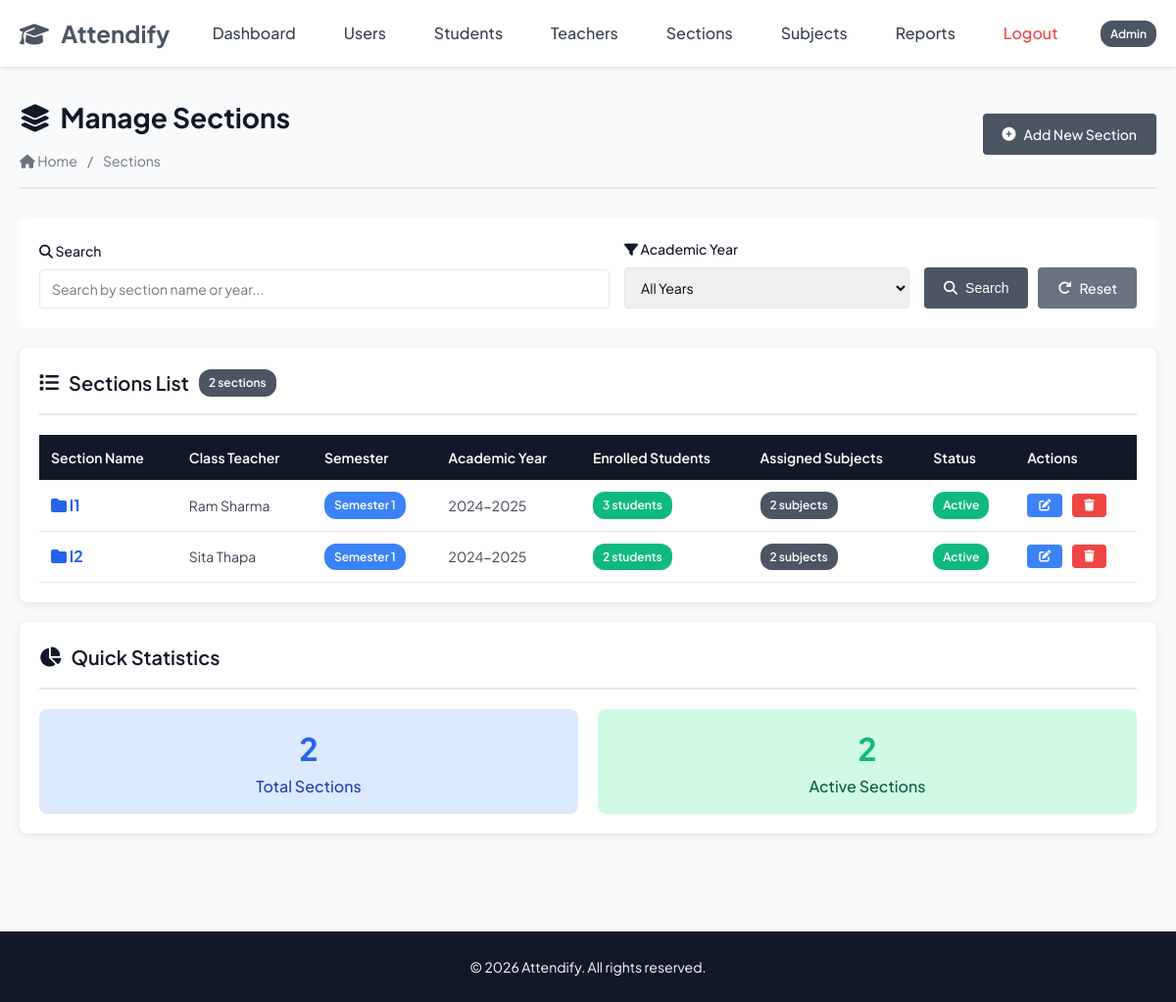
/admin/list_sections.php (signed in), run on the app's committed database.
### tables this page shows
CREATE TABLE `sections` (
  `section_id` int(11) NOT NULL AUTO_INCREMENT,
  `teacher_id` int(11) DEFAULT NULL,
  `section_name` varchar(10) NOT NULL,
  `semester` int(11) NOT NULL,
  `academic_year` varchar(9) NOT NULL,
  `total_students` int(11) DEFAULT 0,
  `is_active` tinyint(1) DEFAULT 1,
  PRIMARY KEY (`section_id`),
  UNIQUE KEY `section_name` (`section_name`),
  KEY `teacher_id` (`teacher_id`),
  KEY `idx_section_name` (`section_name`),
  KEY `idx_academic_year` (`academic_year`),
  KEY `idx_active_sections` (`is_active`),
  CONSTRAINT `sections_ibfk_1` FOREIGN KEY (`teacher_id`) REFERENCES `teachers` (`teacher_id`) ON DELETE SET NULL ON UPDATE CASCADE
);

### config.php (called while the page is built, shortened)
<?php
function e($string) {
    return htmlspecialchars($string, ENT_QUOTES, 'UTF-8');
}
function get($key, $default = '') {
    return isset($_GET[$key]) ? $_GET[$key] : $default;
}
?>

### admin/list_sections.php (the view, shortened to what this page needs)
<?php
require_once '../config.php';
$search = get('search', '');
$sql = "SELECT
    s.section_id,
    s.section_name,
    s.semester,
    s.academic_year,
    s.total_students,
    s.is_active,
    CONCAT(t.first_name, ' ', t.last_name) as teacher_name,
    t.teacher_id,
    COUNT(DISTINCT e.enrollment_id) as enrolled_students,
    COUNT(DISTINCT ss.section_subject_id) as assigned_subjects
FROM SECTIONS s
LEFT JOIN TEACHERS t ON s.teacher_id = t.teacher_id
LEFT JOIN ENROLLMENTS e ON s.section_id = e.section_id AND e.status = 'active'
LEFT JOIN SECTION_SUBJECTS ss ON s.section_id = ss.section_id
WHERE 1=1";
$sql .= " GROUP BY s.section_id ORDER BY s.academic_year DESC, s.section_name ASC";
$stmt = $conn->prepare($sql);
$stmt->execute();
$result = $stmt->get_result();
include '../includes/header.php';
?>
<div class="page-header">
    <div>
        <h1><i class="fas fa-layer-group"></i> Manage Sections</h1>
        <div class="breadcrumb">
            <a href="dashboard.php"><i class="fas fa-home"></i> Home</a>
            <span>/</span>
            <span>Sections</span>
        </div>
    </div>
    <div>
        <a href="add_section.php" class="btn btn-primary">
            <i class="fas fa-plus-circle"></i> Add New Section
        </a>
    </div>
</div>
<div class="search-filter-section">
    <form method="GET" action="" style="display: flex; gap: 15px; width: 100%; align-items: end; flex-wrap: wrap;">
        <div class="form-group" style="flex: 2; margin-bottom: 0; min-width: 250px;">
            <label for="search"><i class="fas fa-search"></i> Search</label>
            <input
                type="text"
                id="search"
                name="search"
                placeholder="Search by section name or year..."
                value="<?php echo htmlspecialchars($search); ?>"
            >
        </div>
        <div class="form-group" style="flex: 1; margin-bottom: 0; min-width: 200px;">
            <label for="filter_year"><i class="fas fa-filter"></i> Academic Year</label>
            <select id="filter_year" name="filter_year">
                <option value="">All Years</option>
            </select>
        </div>
        <div style="display: flex; gap: 10px;">
            <button type="submit" class="btn btn-primary">
                <i class="fas fa-search"></i> Search
            </button>
            <a href="list_sections.php" class="btn btn-secondary">
                <i class="fas fa-redo"></i> Reset
            </a>
        </div>
    </form>
</div>
<div class="card">
    <div class="card-header">
        <h2 class="card-title">
            <i class="fas fa-list"></i> Sections List
            <span class="badge badge-primary"><?php echo $result->num_rows; ?> sections</span>
        </h2>
    </div>
    <div class="card-body">
        <?php if ($result->num_rows > 0): ?>
            <div class="table-responsive">
                <table>
                    <thead>
                        <tr>
                            <th>Section Name</th>
                            <th>Class Teacher</th>
                            <th>Semester</th>
                            <th>Academic Year</th>
                            <th>Enrolled Students</th>
                            <th>Assigned Subjects</th>
                            <th>Status</th>
                            <th>Actions</th>
                        </tr>
                    </thead>
                    <tbody>
                        <?php while ($section = $result->fetch_assoc()): ?>
                            <tr>
                                <td>
                                    <strong style="font-size: 16px; color: #2563eb;">
                                        <i class="fas fa-folder"></i> <?php echo e($section['section_name']); ?>
                                    </strong>
                                </td>
                                <td>
                                    <?php if ($section['teacher_name']): ?>
                                        <?php echo e($section['teacher_name']); ?>
                                    <?php else: ?>
                                        <span class="text-muted">Not assigned</span>
                                    <?php endif; ?>
                                </td>
                                <td><span class="badge badge-info">Semester <?php echo $section['semester']; ?></span></td>
                                <td><?php echo e($section['academic_year']); ?></td>
                                <td>
                                    <span class="badge badge-success">
                                        <?php echo $section['enrolled_students']; ?> students
                                    </span>
                                </td>
                                <td>
                                    <span class="badge badge-primary">
                                        <?php echo $section['assigned_subjects']; ?> subjects
                                    </span>
                                </td>
                                <td>
                                    <?php if ($section['is_active']): ?>
                                        <span class="badge badge-success">Active</span>
                                    <?php else: ?>
                                        <span class="badge badge-secondary">Inactive</span>
                                    <?php endif; ?>
                                </td>
                                <td>
                                    <div class="btn-group">
                                        <a href="edit_section.php?id=<?php echo $section['section_id']; ?>"
                                           class="btn btn-sm btn-info"
                                           title="Edit Section">
                                            <i class="fas fa-edit"></i>
                                        </a>
                                        <a href="delete_section.php?id=<?php echo $section['section_id']; ?>"
                                           class="btn btn-sm btn-danger"
                                           title="Delete Section"
                                           onclick="return confirm('Are you sure you want to delete this section?');">
                                            <i class="fas fa-trash"></i>
                                        </a>
                                    </div>
                                </td>
                            </tr>
                        <?php endwhile; ?>
                    </tbody>
                </table>
            </div>
        <?php endif; ?>
    </div>
</div>
<?php
$stats_sql = "SELECT
    COUNT(*) as total,
    SUM(CASE WHEN is_active = 1 THEN 1 ELSE 0 END) as active_count,
    SUM(total_students) as total_enrolled
FROM SECTIONS";
$stats_result = $conn->query($stats_sql);
$stats = $stats_result->fetch_assoc();
?>
<div class="card" style="margin-top: 20px;">
    <div class="card-header">
        <h2 class="card-title"><i class="fas fa-chart-pie"></i> Quick Statistics</h2>
    </div>
    <div class="card-body">
        <div style="display: grid; grid-template-columns: repeat(auto-fit, minmax(200px, 1fr)); gap: 20px;">
            <div style="text-align: center; padding: 15px; background-color: #dbeafe; border-radius: 8px;">
                <div style="font-size: 32px; font-weight: bold; color: #2563eb;"><?php echo $stats['total']; ?></div>
                <div style="color: #1e40af; font-weight: 500;">Total Sections</div>
            </div>
            <div style="text-align: center; padding: 15px; background-color: #d1fae5; border-radius: 8px;">
                <div style="font-size: 32px; font-weight: bold; color: #10b981;"><?php echo $stats['active_count']; ?></div>
                <div style="color: #065f46; font-weight: 500;">Active Sections</div>
            </div>
        </div>
    </div>
</div>
<?php
include '../includes/footer.php';
?>

### css/styles.css (style rules this page uses)
* { margin: 0; padding: 0; box-sizing: border-box; }
:root { --primary-color: #4b5563; --secondary-color: #6366f1; --danger-color: #ef4444; --warning-color: #f59e0b; --info-color: #3b82f6; --dark-color: #111827; --light-color: #f9fafb; --white-color: #ffffff; --border-color: #e5e7eb; --text-color: #374151; --text-muted: #6b7280; --success-color: #10b981; }
body { font-family: 'Plus Jakarta Sans', sans-serif; font-size: 16px; line-height: 1.6; color: var(--text-color); background-color: var(--light-color); }
a { text-decoration: none; color: var(--primary-color); transition: color 0.3s ease; }
.card { background-color: var(--white-color); border-radius: 8px; box-shadow: 0 2px 8px rgba(0, 0, 0, 0.1); padding: 20px; margin-bottom: 20px; }
.card-header { border-bottom: 2px solid var(--border-color); padding-bottom: 15px; margin-bottom: 20px; }
.card-title { font-size: 20px; font-weight: 600; color: var(--dark-color); display: flex; align-items: center; gap: 10px; }
.card-body { padding: 0; }
.table-responsive { overflow-x: auto; margin-top: 20px; }
table { width: 100%; border-collapse: collapse; background-color: var(--white-color); }
table thead { background-color: var(--dark-color); color: var(--white-color); }
table thead th { padding: 12px; text-align: left; font-weight: 600; font-size: 14px; }
table tbody tr { border-bottom: 1px solid var(--border-color); transition: background-color 0.2s ease; }
table tbody td { padding: 12px; font-size: 14px; }
table tbody td:last-child { text-align: right; }
.form-group { margin-bottom: 20px; }
label { display: block; margin-bottom: 8px; font-weight: 500; color: var(--dark-color); font-size: 14px; }
input[type="text"], input[type="email"], input[type="password"], input[type="number"], input[type="date"], input[type="time"], input[type="tel"], select, textarea { width: 100%; padding: 10px 12px; border: 1px solid var(--border-color); border-radius: 4px; font-size: 14px; font-family: inherit; transition: all 0.3s ease; }
.btn { display: inline-flex; align-items: center; gap: 8px; padding: 10px 20px; border: none; border-radius: 4px; font-size: 14px; font-weight: 500; cursor: pointer; text-decoration: none; }
.btn-primary { background-color: var(--primary-color); color: var(--white-color); }
.btn-danger { background-color: var(--danger-color); color: var(--white-color); }
.btn-info { background-color: var(--info-color); color: var(--white-color); }
.btn-secondary { background-color: #6b7280; color: var(--white-color); }
.btn-sm { padding: 6px 12px; font-size: 12px; }
.btn-group { display: flex; gap: 10px; flex-wrap: wrap; }
.badge { display: inline-block; padding: 4px 10px; font-size: 12px; font-weight: 600; border-radius: 12px; color: var(--white-color); }
.badge-primary { background-color: var(--primary-color); }
.badge-success { background-color: var(--success-color); }
.badge-info { background-color: var(--info-color); }
.search-filter-section { background-color: var(--white-color); padding: 20px; border-radius: 8px; margin-bottom: 20px; display: flex; gap: 15px; flex-wrap: wrap; align-items: end; }
.search-filter-section .form-group { margin-bottom: 0; flex: 1; min-width: 200px; }
.page-header { display: flex; justify-content: space-between; align-items: center; margin-bottom: 30px; padding-bottom: 15px; border-bottom: 2px solid var(--border-color); }
.page-header h1 { font-size: 28px; color: var(--dark-color); display: flex; align-items: center; gap: 10px; }
.breadcrumb { display: flex; gap: 10px; align-items: center; font-size: 14px; color: var(--text-muted); margin-top: 10px; }
.breadcrumb a { color: var(--text-muted); }

### data on the page
sections: section_name "I1", teacher_name "Ram Sharma", semester "1", academic_year "2024-2025", enrolled_students "3", assigned_subjects "2", is_active "Active"
sections: section_name "I2", teacher_name "Sita Thapa", semester "1", academic_year "2024-2025", enrolled_students "2", assigned_subjects "2", is_active "Active"

### other printed values
$_SESSION['user_type'] "Admin"
$result->num_rows "2"
$stats['total'] "2"
$stats['active_count'] "2"
